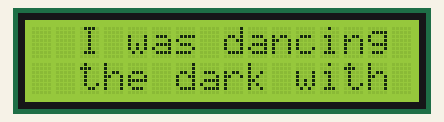
Recording of a sketch running on a simulated Arduino Uno, built with avr-gcc and run on an emulated ATmega328P. On the bench: 16×2 character LCD.

Above: at 5.2 s.
At 7.7 s:
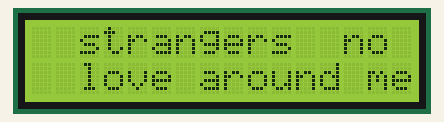
At 10.2 s:
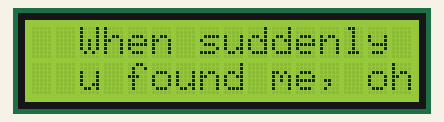
At 20.8 s:
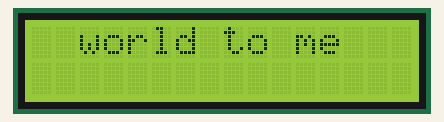
At 29.8 s:
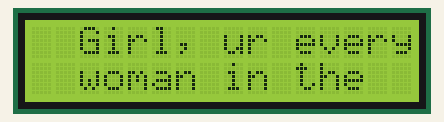
At 38.4 s:
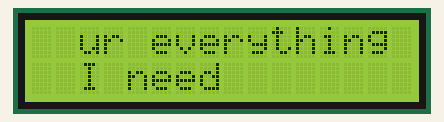

Measured:
- what the display in image 0 shows lasts 2.0 s, from 5.1 s to 7.1 s
- what the display in image 2 shows lasts 5.0 s, from 10.2 s to 15.2 s
- what the display in image 3 shows lasts 3.0 s, from 20.7 s to 23.7 s
- what the display in image 4 shows lasts 4.5 s, from 29.8 s to 34.3 s

The sketch:

Every_Woman_in_The_World-Izumisea.ino
```cpp
//Every Woman in The World
//code by Izumisea


#include <LiquidCrystal_I2C.h>

LiquidCrystal_I2C lcd(0x27,16,2);  // set the LCD address to 0x3F for a 16 chars and 2 line display

void setup() {
  lcd.init();
  lcd.clear();
  lcd.backlight();

   // Print a message on both lines of the LCD.
  lcd.setCursor(2,0);  //start
  lcd.clear();
  lcd.setCursor(2,1);
  lcd.clear();
  delay(5000);
   lcd.setCursor(2,0);  //1
  lcd.print("I was dancing in");
  lcd.setCursor(2,1);
  lcd.print("the dark with");
  delay(2000);
  lcd.setCursor(2,0);
  lcd.clear();
  lcd.setCursor(2,1);
  lcd.clear();
  delay(500);
   lcd.setCursor(2,0);   //2
  lcd.print("strangers  no");
  lcd.setCursor(2,1);
  lcd.print("love around me");
  delay(2000);
  lcd.setCursor(2,0);
  lcd.clear();
  lcd.setCursor(2,1);
  lcd.clear();
  delay(500);
   lcd.setCursor(2,0);   //3
  lcd.print("When suddenly");
  lcd.setCursor(2,1);
  lcd.print("u found me, oh");
  delay(5000);
  lcd.setCursor(2,0);
  lcd.clear();
  lcd.setCursor(2,1);
  lcd.clear();
  delay(500);
   lcd.setCursor(2,0);   //4
  lcd.print("Girl, ur every");
  lcd.setCursor(2,1);
  lcd.print("woman in the");
  delay(4500);
  lcd.setCursor(2,0);
  lcd.clear();
  lcd.setCursor(2,1);
  lcd.clear();
  delay(500);
   lcd.setCursor(2,0);   //5
  lcd.print("world to me");
  lcd.setCursor(2,1);
  lcd.print(" ");
  delay(3000);
  lcd.setCursor(2,0);
  lcd.clear();
  lcd.setCursor(2,1);
  lcd.clear();
  delay(500);
   lcd.setCursor(2,0);   //6
  lcd.print("ur my fantasy");
  lcd.setCursor(2,1);
  lcd.print("ur my reality ");
  delay(5000);
  lcd.setCursor(2,0);
  lcd.clear();
  lcd.setCursor(2,1);
  lcd.clear();
  delay(500);
   lcd.setCursor(2,0);   //7
  lcd.print("Girl, ur every");
  lcd.setCursor(2,1);
  lcd.print("woman in the");
  delay(4500);
  lcd.setCursor(2,0);
  lcd.clear();
  lcd.setCursor(2,1);
  lcd.clear();
  delay(500);
   lcd.setCursor(2,0);   //8
  lcd.print("world to me");
  lcd.setCursor(2,1);
  lcd.print(" ");
  delay(3000);
  lcd.setCursor(2,0);
  lcd.clear();
  lcd.setCursor(2,1);
  lcd.clear();
  delay(500);
   lcd.setCursor(2,0);   //9
  lcd.print("ur everything");
  lcd.setCursor(2,1);
  lcd.print("I need ");
  delay(2000);
  lcd.setCursor(2,0);
  lcd.clear();
  lcd.setCursor(2,1);
  lcd.clear();
  delay(500);
   lcd.setCursor(2,0);   //10
  lcd.print("ur everything");
  lcd.setCursor(2,1);
  lcd.print("to me, Oh girl");
  delay(4000);
  lcd.setCursor(2,0);
  lcd.clear();
  lcd.setCursor(2,1);
  lcd.clear();
  delay(500);
}

void loop() {

}
```
